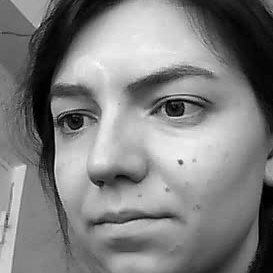
#> input picture dataset/User.1.1.jpg, 273 x 273 px; its folder holds only this picture in this run
$ python augmentation.py
#> lines starting #> are read from the running program, lines starting #| are printed output that depends on the picture
from PIL import Image, ImageEnhance

import random

import os

SRC_PATH = "dataset/"
DST_PATH = "aug_dataset/"

if not os.path.exists(DST_PATH):
    os.mkdir(DST_PATH)

def augment_img(img):
    if random.randint(0, 1) == 1:
        img = ImageEnhance.Brightness(img).enhance(random.choice([0.2, 0.5, 1.2, 1.5]))
    if random.randint(0, 1) == 1:
        img = ImageEnhance.Contrast(img).enhance(random.choice([0.2, 0.5, 1.2, 1.5]))

    return img

for img_path in os.listdir(SRC_PATH):
    image = Image.open(SRC_PATH + img_path)
#> image is the input picture: PIL image 273x273 L; min 0, max 251, mean 127.7
    for idx in range(5):
        aug_img = augment_img(image)
        aug_img.save(DST_PATH + str(idx) + "_" + img_path)
#> this loop made 5 passes
#> pass 1, in augment_img, `img = ImageEnhance.Brightness(img).enhance(random.choice([0.2, 0.5, 1...`:
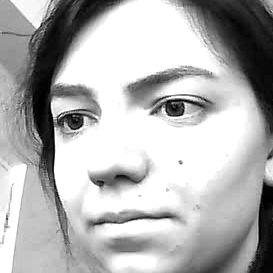
#> img: PIL image 273x273 L; min 0, max 255, mean 177.7
#> pass 2, in augment_img (call 2), `img = ImageEnhance.Contrast(img).enhance(random.choice([0.2, 0.5, 1.2,..`:
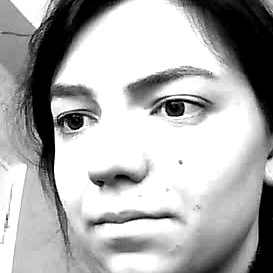
#> img: PIL image 273x273 L; min 0, max 255, mean 174.1
#> pass 3, in augment_img (call 3), `img = ImageEnhance.Brightness(img).enhance(random.choice([0.2, 0.5, 1...`:
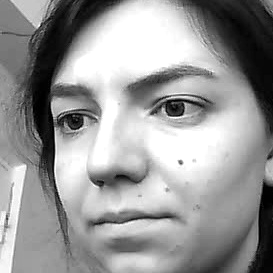
#> img: PIL image 273x273 L; min 0, max 255, mean 151.7
#> after the loop:
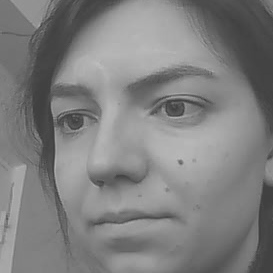
#> aug_img: PIL image 273x273 L; min 64, max 189, mean 127.6

$ run again, on dataset/User.10.19.jpg
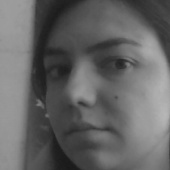
#> input picture dataset/User.10.19.jpg, 170 x 170 px
#> image is the input picture: PIL image 170x170 L; min 24, max 183, mean 101.1
#> the loop `for idx in range(5):` made 5 passes
#> pass 1, in augment_img, `img = ImageEnhance.Brightness(img).enhance(random.choice([0.2, 0.5, 1...`:
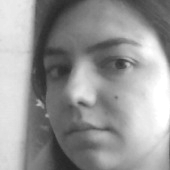
#> img: PIL image 170x170 L; min 36, max 255, mean 151.3
#> after the loop `for idx in range(5):`:
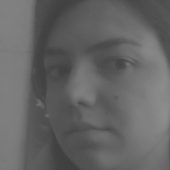
#> aug_img: PIL image 170x170 L; min 62, max 142, mean 100.8

$ run again, on dataset/User.10.29.jpg
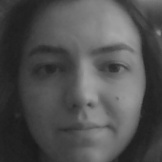
#> input picture dataset/User.10.29.jpg, 162 x 162 px
#> image is the input picture: PIL image 162x162 L; min 25, max 165, mean 79.9
#> the loop `for idx in range(5):` made 5 passes
#> pass 1, in augment_img, `img = ImageEnhance.Brightness(img).enhance(random.choice([0.2, 0.5, 1...`:
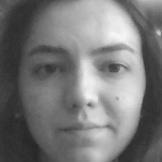
#> img: PIL image 162x162 L; min 37, max 247, mean 119.6
#> after the loop `for idx in range(5):`:
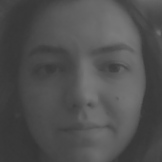
#> aug_img: PIL image 162x162 L; min 52, max 122, mean 79.7

$ run again, on dataset/User.1.2.jpg
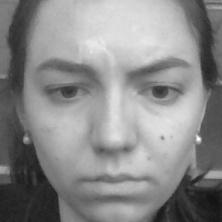
#> input picture dataset/User.1.2.jpg, 222 x 222 px
#> image is the input picture: PIL image 222x222 L; min 18, max 254, mean 137.6
#> the loop `for idx in range(5):` made 5 passes
#> pass 1, in augment_img, `img = ImageEnhance.Brightness(img).enhance(random.choice([0.2, 0.5, 1...`:
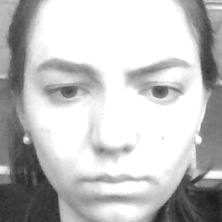
#> img: PIL image 222x222 L; min 27, max 255, mean 192.2
#> after the loop `for idx in range(5):`:
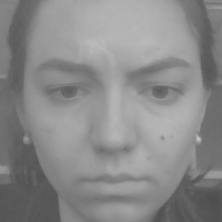
#> aug_img: PIL image 222x222 L; min 78, max 196, mean 137.6
